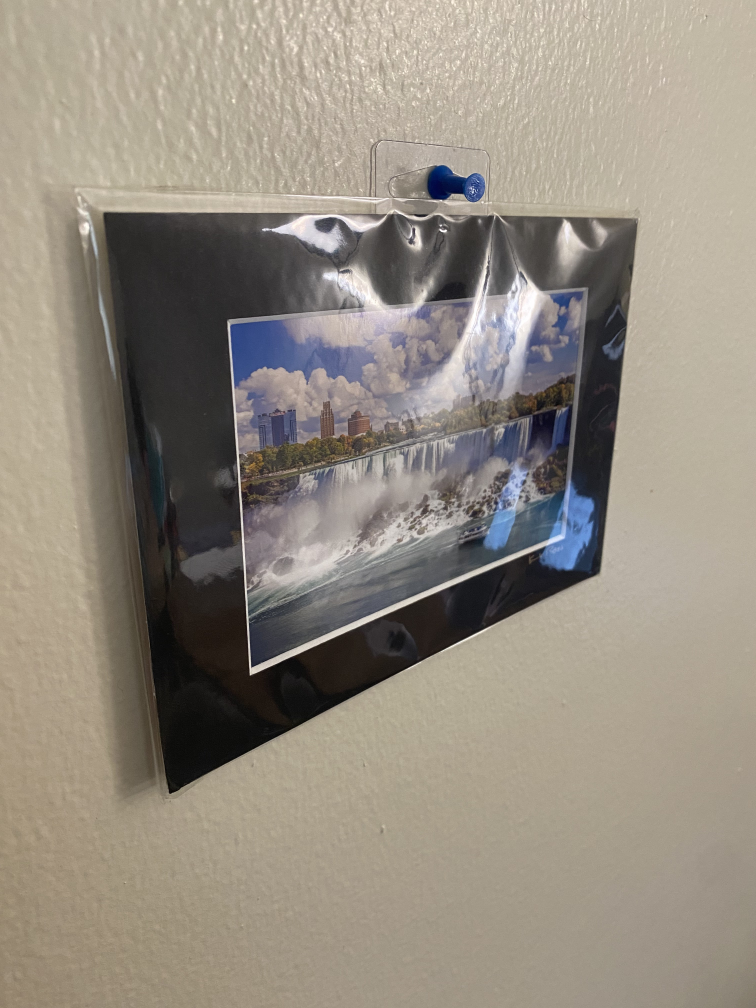
#> input picture HW2/img1.jpg, 3024 x 4032 px, found by its file name (shown at 1/4 size)
$ python homogenous_projection.py
#> lines starting #> are read from the running program, lines starting #| are printed output that depends on the picture; after the words box and inside, x2 and y2 are one past the last pixel; in counts of white or black regions, pixels touching at a corner belong together
import numpy as np
import cv2
from typing import List
from skimage.draw import polygon
import numpy as np
import cv2
from typing import List, Tuple
from termcolor import cprint

'''Util function for converting to numpy array'''
def conv_to_numpy(conv: List[List[np.ndarray]]) -> List[List[np.ndarray]]:
    for points in conv:
        points = np.array(points).flatten()
        cprint(f"The points: {points} have a type {type(points)}", "white") # DEBUG STATMENT!!!
        cprint(f"\n\n\nPoints After ->  P: {points[0]} ,Q:{points[1]} ,R:{points[2]} ,S:{points[3]}\n", "white") # DEBUG STATEMENT!!!
    return conv

'''Util function for printing out a formatted numpy array'''
def print_matrix(matrix: np.ndarray):
    for row in matrix:
        cprint(f" ".join(f"{value: .3f}" for value in row),"white")

def verify_homography(src_pts: np.ndarray, dest_pts: np.ndarray)-> np.ndarray:
    return np.array((cv2.find_homography(src_pts, dest_pts))).flatten()

'''Compute the Homography H using the concept Ax = b -> x = A^-1*b :'''
def compute_homography(src_pts: np.ndarray, dest_pts: np.ndarray) -> np.ndarray:
    def construct_matrix_A(src_pts: np.ndarray, dst_pts: np.ndarray) -> np.ndarray:
        A = np.zeros((8, 8))
        for i in range(4):
            x, y = src_pts[i]
            x_prime, y_prime = dst_pts[i]
            A[2*i] = [x, y, 1, 0, 0, 0, -x*x_prime, -y*x_prime]
            A[2*i + 1] = [0, 0, 0, x, y, 1, -x*y_prime, -y*y_prime]
        return A

    A = construct_matrix_A(src_pts, dest_pts)
    b = np.array([coord for point in dest_pts for coord in point])
    print_matrix(A)  # DEBUG STATEMENT!!!
    # cprint(f"{b}","blue")  # DEBUG STATEMENT!!!
    try:
        H_temp = np.dot(np.linalg.inv(A), b)
        H = np.append(H_temp, 1).reshape((3, 3))
    except np.linalg.LinAlgError:
        cprint("Error: Matrix inversion failed. The matrix A might be singular.","red")
        H = np.eye(3)  # Return identity matrix as fallback just to be safe, however this should never be reached
    return H

'''Create an mask, the region of interest(roi) so we only change that region when applying the transform:'''
def create_roi_mask(points: List[List[int]], target_image: np.ndarray, target_img_name: str, source_img_name: str) -> np.ndarray:
    """Create an empty mask for the ROI of the given image dimensions."""
    def generate_mask(image_shape: Tuple[int, int]) -> np.ndarray:
        height, width = image_shape
        return np.zeros((height, width), dtype=np.uint8)

    """Extract row and column coordinates from the provided points."""
    def extract_polygon_coordinates(points: np.ndarray) -> Tuple[np.ndarray, np.ndarray]:
        columns = points[:, 0]
        rows = points[:, 1]
        return rows, columns

    """Draw the overlay of provided mask using row and column coordinates."""
    def visualize_mask(mask: np.ndarray, rows: np.ndarray, columns: np.ndarray) -> None:
        rr, cc = polygon(rows, columns)
        mask[rr, cc] = 255
        return

    """Save the generated mask as an image file."""
    def save_mask_image(mask: np.ndarray, filename: str) -> None:
        cv2.imwrite(filename, mask)
        return

    mask = generate_mask(target_image.shape[:2])
    rows, cols = extract_polygon_coordinates(np.array(points))
    visualize_mask(mask, rows, cols)
    mask_filename = f'roi_{source_img_name}_to_{target_img_name}.jpg'
    save_mask_image(mask, mask_filename)

    return mask


"""Applies the homography transformation to a region of interest (ROI) in the destination image."""
def apply_homography_transform(roi_mask: (None | np.ndarray), src_image: np.ndarray, dst_image: np.ndarray, homography_matrix: np.ndarray) -> np.ndarray:

    """Return the width and height of the image."""
    def get_image_dimensions(image: np.ndarray) -> Tuple[int, int]:
        return image.shape[1], image.shape[0]

    """Apply inverse homography to the pixel location (x, y)."""
    def transform_pixel_location(h_matrix: np.ndarray, x: int, y: int) -> np.ndarray:
        pixel_coords = [x, y, 1]
        transformed_coords = np.dot(np.linalg.inv(h_matrix), pixel_coords)
        return (transformed_coords / transformed_coords[2]).astype(int)

    """Copy the transformed pixel from the source image to the destination image if within bounds."""
    def copy_transformed_pixel_to_dest(source_img: np.ndarray, dest_img: np.ndarray, src_x: int, src_y: int, dst_x: int, dst_y: int) -> None:
        if 0 <= src_x < source_img.shape[1] and 0 <= src_y < source_img.shape[0]:
            dest_img[dst_y, dst_x] = source_img[src_y, src_x]
        return

    """Apply the transformation to pixels only within the ROI."""
    def apply_homography_transform_to_mask(roi: np.ndarray, src_img: np.ndarray, dest_img: np.ndarray, h_matrix: np.ndarray) -> np.ndarray:
        width, height = get_image_dimensions(dest_img)
        for y in range(height):
            for x in range(width):
                if roi[y, x] == 255:
                    transformed_coords = transform_pixel_location(h_matrix, x, y)
                    copy_transformed_pixel_to_dest(src_img, dest_img, transformed_coords[0], transformed_coords[1], x, y)
        return dest_img

    """Apply homography transformation to the entire destination image when there is no ROI."""
    # [7 lines left out: function apply_homography_transform, not called in this run]

    result_image = np.copy(dst_image)
    if roi_mask is not None:
        result_image = apply_homography_transform_to_mask(roi_mask, src_image, result_image, homography_matrix)
    else:
        result_image = apply_homography_transform(src_image, result_image, homography_matrix)

    return result_image

# [21 lines left out: function compute_affine_transform, not called in this run]


'''Specific function for breaking down the logic of Task 1'''
def Task1(image_points: List[np.ndarray]):
    '''_____________________________________________For part 1 of Task 1:_____________________________________________'''
    image_points = conv_to_numpy(image_points.copy())
    cprint(f"{type(image_points)}", "blue") # DEBUG STATEMENT!!!
    cprint(f"{type(image_points[0])}", "blue") # DEBUG STATEMENT!!!
    cprint(f"{type(image_points[0][0])}", "blue") # DEBUG STATEMENT!!!

    img1 = cv2.imread('img1.jpg')
#> img1 is the input picture: shape (4032, 3024, 3); mean B, G, R 128.5, 140.2, 148
    img2 = cv2.imread('img2.jpg')
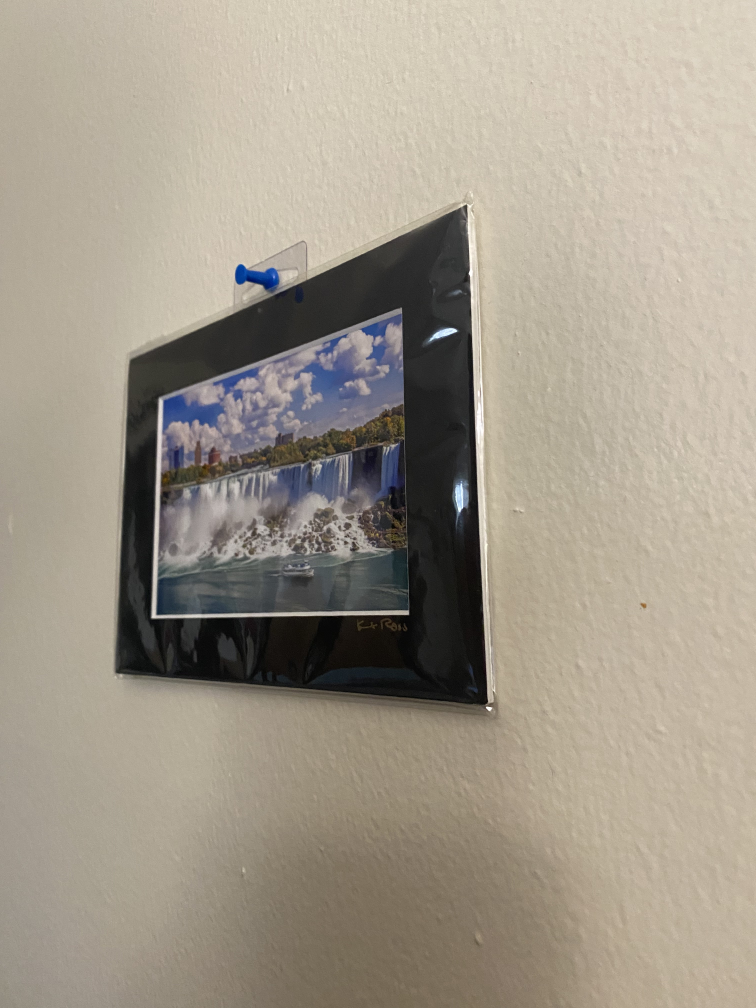
#> input picture HW2/img2.jpg, 3024 x 4032 px, found by its file name (shown at 1/4 size)
#> img2 is the input picture: shape (4032, 3024, 3); mean B, G, R 138.8, 152.7, 161.1
    img3 = cv2.imread('img3.jpg')
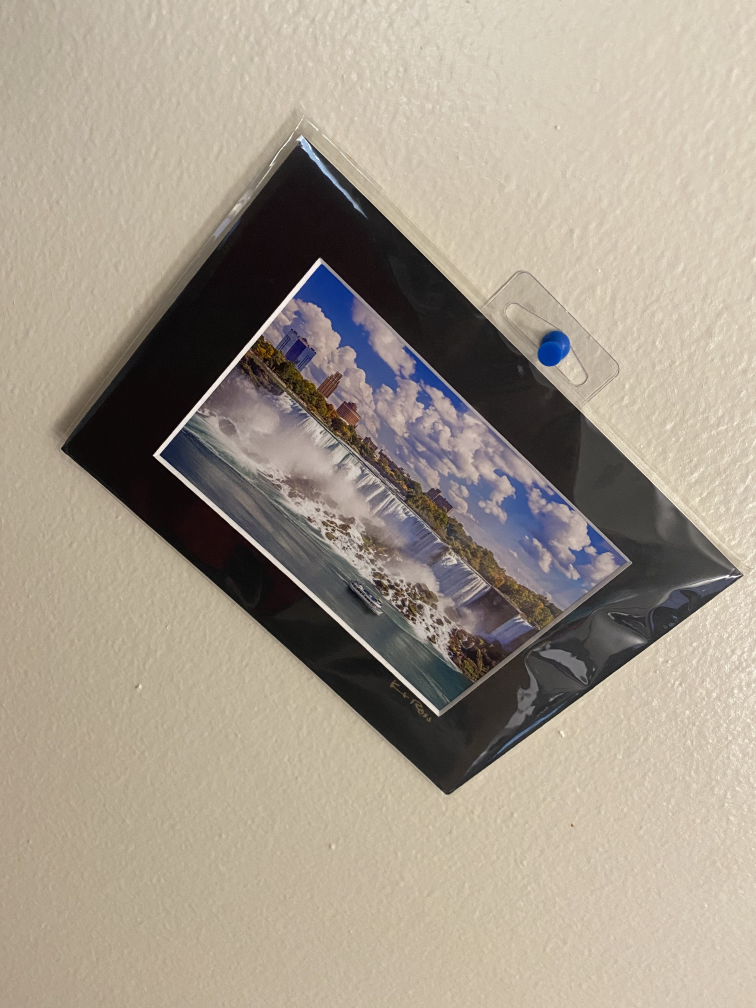
#> input picture HW2/img3.jpg, 3024 x 4032 px, found by its file name (shown at 1/4 size)
#> img3 is the input picture: shape (4032, 3024, 3); mean B, G, R 139.9, 153.8, 164
    alex_image = cv2.imread('alex_honnold.jpg')
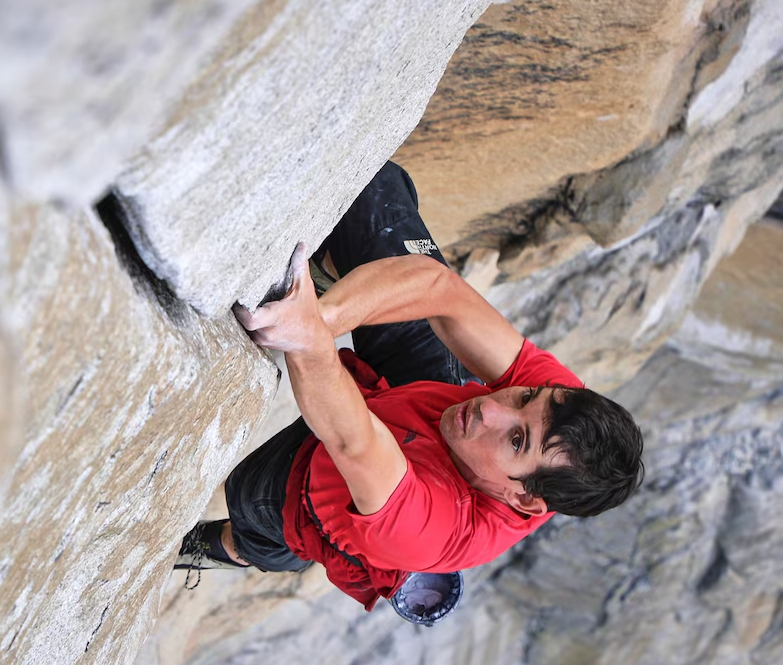
#> input picture HW2/alex_honnold.jpg, 783 x 665 px, found by its file name
#> alex_image is the input picture: shape (665, 783, 3); mean B, G, R 152.3, 152.7, 170.3

    # Find homography b/w image d) and a), i.e the 1st(0 index, first image) and the 4th image(3 index, last image):
    H_da = compute_homography(image_points[-1], image_points[0])
    # Find homography b/w image d) and b), i.e the 2nd(1 index, second image) and the 4th image(3 index, last image):
    H_db = compute_homography(image_points[-1], image_points[1])
    # Find homography b/w image d) and c), i.e the 3rd(2 index, third image) and the 4th image(3 index, last image):
    H_dc = compute_homography(image_points[-1], image_points[2])
    # H_dc = verify_homography(image_points[1], image_points[2]) # DEBUG STATMENT!!!
    cprint(f"Calculated Homography\n","green")


    # Find the region of interest:
    img_1_roi = create_roi_mask(image_points[0], img1, 'img_1_a', 'alex_image')
#> in create_roi_mask, `visualize_mask(mask, rows, cols)`:
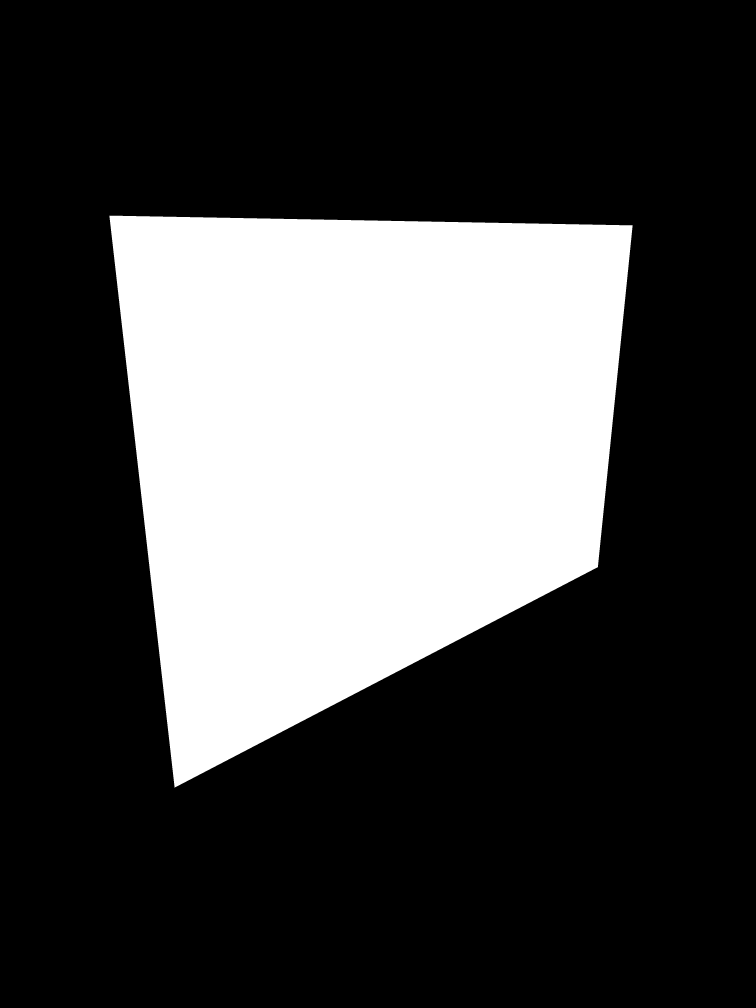
#> mask: shape (4032, 3024) (shown at 1/4 size); 28.6% white; 1 white region, box (x1, y1, x2, y2) and area: (437, 862, 2531, 3151) 3485178
    img_2_roi = create_roi_mask(image_points[1], img2, 'img_2_b', 'alex_image')
#> call 2 of create_roi_mask, with target_img_name = 'img_2_b', source_img_name = 'alex_image'
#> in create_roi_mask (call 2), `visualize_mask(mask, rows, cols)`:
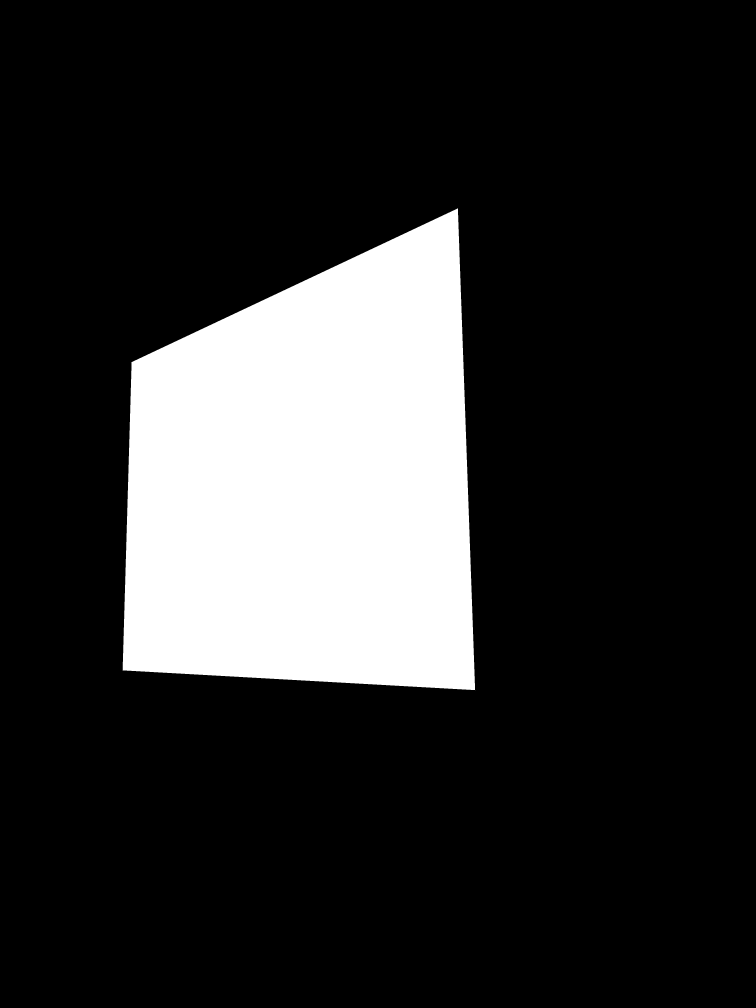
#> mask: shape (4032, 3024) (shown at 1/4 size); 17.6% white; 1 white region, box (x1, y1, x2, y2) and area: (490, 833, 1901, 2761) 2149286
    img_3_roi = create_roi_mask(image_points[2], img3, 'img_3_c', 'alex_image')
#> call 3 of create_roi_mask, with target_img_name = 'img_3_c', source_img_name = 'alex_image'
#> in create_roi_mask (call 3), `visualize_mask(mask, rows, cols)`:
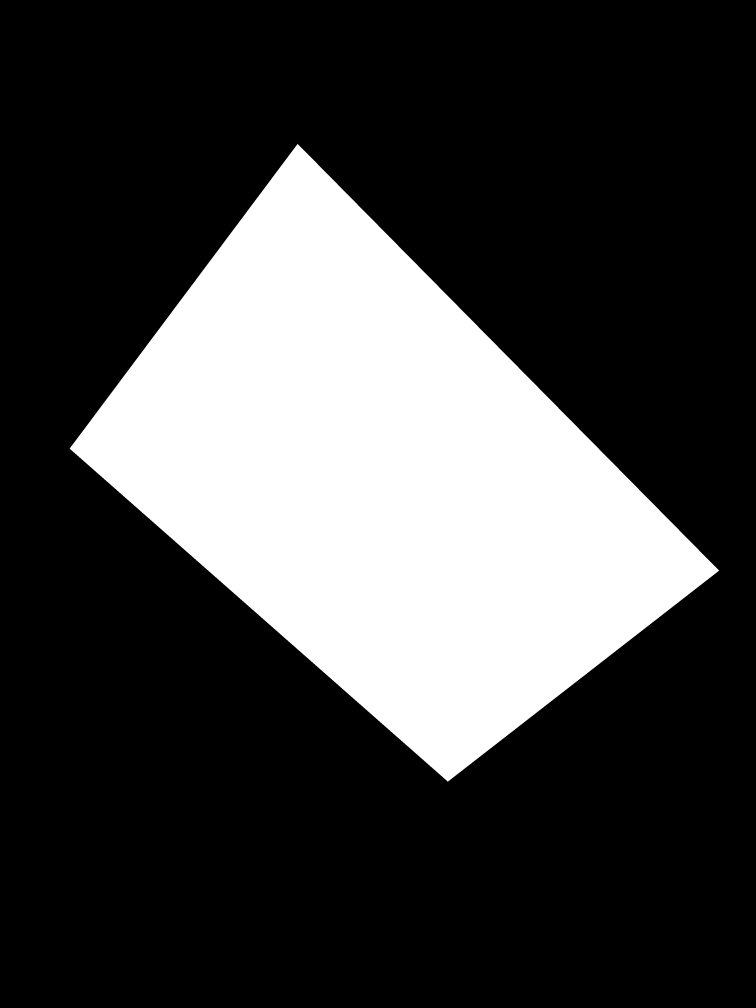
#> mask: shape (4032, 3024) (shown at 1/4 size); 26% white; 1 white region, box (x1, y1, x2, y2) and area: (278, 575, 2877, 3127) 3167109
    cprint(f"Found ROI\n","green")
    # Apply the transforms:
    res_da = apply_homography_transform(img_1_roi, alex_image, img1, H_da)
#> in apply_homography_transform_to_mask, `width, height = get_image_dimensions(dest_img)`: width = 3024; height = 4032
    res_db = apply_homography_transform(img_2_roi, alex_image, img2, H_db)
    res_dc = apply_homography_transform(img_3_roi, alex_image, img3, H_dc)
    cprint(f"Applied Transform","green")

    #  Write the result to the images:
    cv2.imwrite('proj_d_to_a.jpg', res_da)
    cv2.imwrite('proj_d_to_b.jpg', res_db)
    cv2.imwrite('proj_d_to_c.jpg', res_dc)
    cprint(f"Wrote to the file","green")

    '''_____________________________________________For part 2 of Task 1:_____________________________________________'''
    cprint(f"Starting Task 1 part 2:","green")
    H_ab = compute_homography(image_points[0], image_points[1])
    H_bc = compute_homography(image_points[1], image_points[2])
    # H_bc = verify_homography(image_points[1], image_points[2]) # DEBUG STATMENT!!!
    # roi_combination = create_roi_mask(image_points[0], img1, 'img_1_a', 'img_2_b')  # Adjust the ROI if needed
    H_combination = np.matmul(H_bc, H_ab)
    res_combination = apply_homography_transform(None, img1, np.zeros_like(img1), H_combination)
    cv2.imwrite('task1_part2.jpg' , res_combination)
    cprint(f"Finishing Task 1 part 2:","green")

    '''_____________________________________________For part 3 of Task 1:_____________________________________________'''
    cprint(f"Starting Affine Task 1 part 3 portion:\n","green")
    H_affine_da = compute_affine_transform(image_points[-1], image_points[0])
    H_affine_db = compute_affine_transform(image_points[-1], image_points[1])
    H_affine_dc = compute_affine_transform(image_points[-1], image_points[2])

    res_affine_da = apply_homography_transform(img_1_roi, alex_image, img1, H_affine_da)
    res_affine_db = apply_homography_transform(img_2_roi, alex_image, img2, H_affine_db)
    res_affine_dc = apply_homography_transform(img_3_roi, alex_image, img3, H_affine_dc)

    cv2.imwrite('proj_affine_d_to_a.jpg', res_affine_da)
    cv2.imwrite('proj_affine_d_to_b.jpg', res_affine_db)
    cv2.imwrite('proj_affine_d_to_c.jpg', res_affine_dc)
    cprint(f"Finished Affine Task 1 part 3 portion:\n","green")

# [64 lines left out: function Task2, not called in this run]

if __name__ == '__main__':
    # P Q R S
    img_1_a = [    [437,862],  [698,3150], [2391, 2268], [2530, 901] ]
    img_2_b = [    [526,1448], [490,2681], [1900,2760],  [1831,833]  ]
    img_3_c = [    [1190,575],  [278,1794], [1791,3126],  [2876,2282] ]
    img_alex_d = [ [7,6],   [6,652],    [777,659],    [770,6]     ]
    image_points = [img_1_a, img_2_b, img_3_c, img_alex_d]
#> (the run stopped early here; a loop or call above may not have finished)
